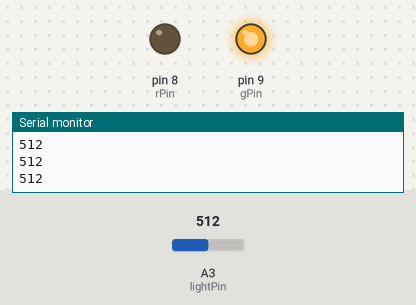
A sketch run on a simulated Arduino Uno, built with avr-gcc and run on an emulated ATmega328P. On the bench: output pins drawn as LEDs (lit = HIGH), the last lines printed to the serial monitor. Inputs (shaded band) come from the test bench; at power-on: A3 (lightPin) = 512.

Above: at 1.2 s.
1.3 s: A3 (lightPin) set to 681
2.8 s: A3 (lightPin) set to 712
At 3.9 s:
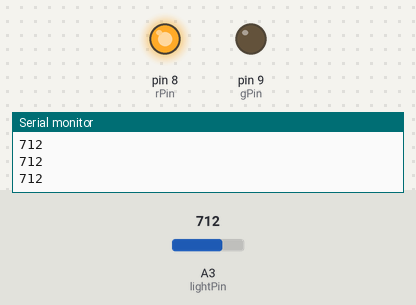
4.4 s: A3 (lightPin) set to 690
At 5.3 s:
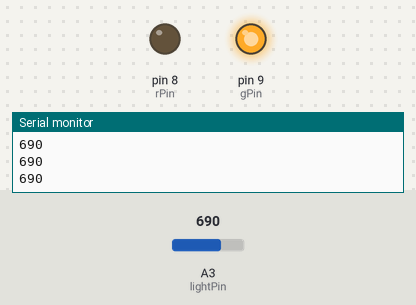
6.0 s: A3 (lightPin) set to 710
At 6.7 s:
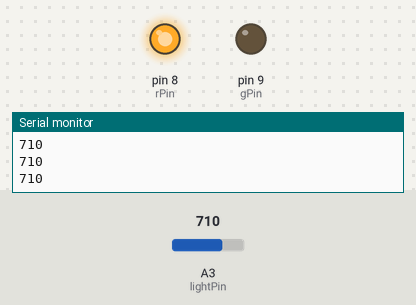
Timing chart, 0 to 8.6 s (numbered marks = the images above; inputs shaded):
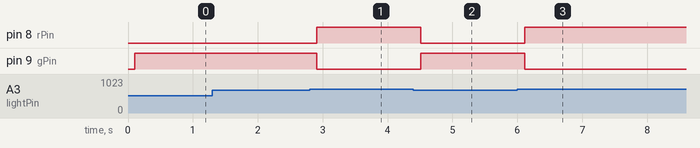

Measured:
- the behaviour switches between 699 and 700 on A3 (lightPin) (found by bisection; images 0 and 1)
- after the input at 2.8 s, pin 8 (rPin): LOW → HIGH after 0.11 s; pin 9 (gPin): HIGH → LOW after 0.11 s
- after the input at 4.4 s, pin 8 (rPin): HIGH → LOW after 0.11 s; pin 9 (gPin): LOW → HIGH after 0.11 s
- after the input at 6.0 s, pin 8 (rPin): LOW → HIGH after 0.12 s; pin 9 (gPin): HIGH → LOW after 0.12 s

The sketch:

fotoresistencia_clase_25.ino
```cpp
int gPin=9;
int rPin=8;
int lightPin = A3;
int lightVal;
int dt = 100;

void setup() {
  // put your setup code here, to run once:
  Serial.begin(9600);
  pinMode(lightPin, INPUT);
  pinMode(gPin, OUTPUT);
  pinMode(rPin, OUTPUT);
}

void loop() {
  // put your main code here, to run repeatedly:
  lightVal = analogRead(lightPin);
  Serial.println(lightVal);
  delay(dt);

  if(lightVal < 700){
    digitalWrite(gPin, 1);
    digitalWrite(rPin, 0);
  }
  if(lightVal >= 700){
    digitalWrite(gPin, 0);
    digitalWrite(rPin, 1);
  }
}
```
